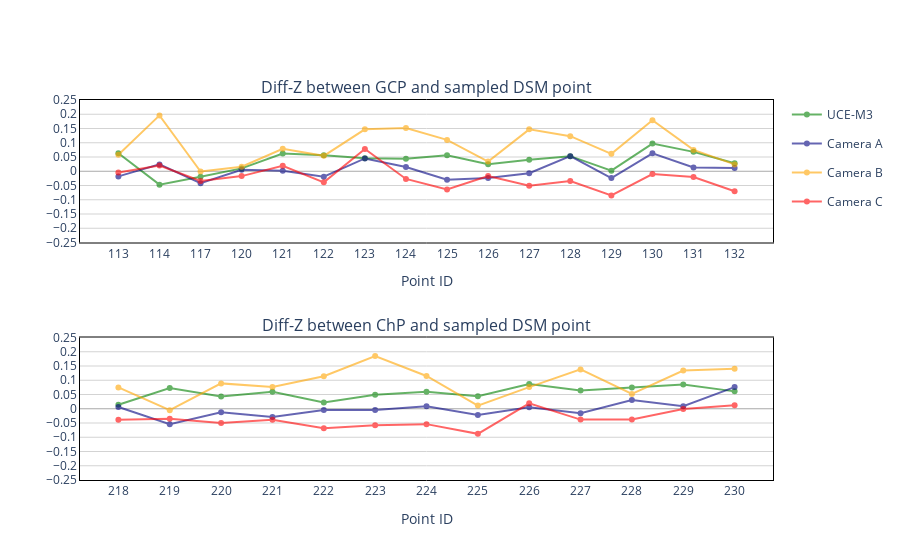

The code cell stored with this chart in its notebook:
### Code cell
# GCP
H_SURE_IGI_UM2_GCP = [-0.004, 0.020, -0.034, -0.017, 0.019, -0.039, 0.078, -
                      0.027, -0.064, -0.017, -0.051, -0.034, -0.085, -0.010, -0.020, -0.070]
H_SURE_UCE_M3_GCP = [0.063, -0.047, -0.019, 0.010, 0.062, 0.056, 0.046,
                     0.044, 0.056, 0.025, 0.040, 0.053, 0.002, 0.097, 0.068, 0.028]
H_SURE_UCE_4_GCP = [-0.018, 0.024, -0.042, 0.005, 0.002, -0.019, 0.045,
                    0.015, -0.030, -0.024, -0.007, 0.053, -0.024, 0.063, 0.013, 0.011]
H_SURE_DMC_4_GCP = [0.058,  0.196, -0.001, 0.016, 0.079, 0.054, 0.147,
                    0.152, 0.110, 0.034, 0.147, 0.123, 0.061, 0.179, 0.075, 0.024]
# ChP
H_SURE_IGI_UM2_CP = [-0.039, -0.035, -0.050, -0.039, -0.068, -
                     0.058, -0.054, -0.088, 0.019, -0.038, -0.038, -0.001, 0.012]
H_SURE_UCE_M3_CP = [0.014, 0.073, 0.043, 0.060, 0.022,
                    0.049, 0.060, 0.044, 0.087, 0.064, 0.075, 0.085, 0.061]
H_SURE_UCE_4_CP = [0.006, -0.054, -0.012, -0.029, -0.004, -
                   0.004, 0.009, -0.022, 0.005, -0.016, 0.031, 0.009, 0.076]
H_SURE_DMC_4_CP = [0.075, -0.005, 0.089, 0.076, 0.114,
                   0.185, 0.115, 0.011, 0.076, 0.138, 0.052, 0.134, 0.140]
# Plot
colors = ['green', 'navy', 'orange', 'red']
gcp_ind = [x for x in np.arange(113, 133, 1) if x not in [
    115, 116, 118, 119]]
cp_ind = [x for x in np.arange(218, 231, 1)]
# op_ind = np.append(gcp_ind, cp_ind)
x_axis_1 = np.arange(0, len(gcp_ind))
x_axis_2 = np.arange(0, len(cp_ind))
fig = fig = make_subplots(rows=2, cols=1, subplot_titles=[
    "Diff-Z between GCP and sampled DSM point", "Diff-Z between ChP and sampled DSM point"])
fig.append_trace(go.Scatter(
    name="UCE-M3",
    x=x_axis_1,
    y=H_SURE_UCE_M3_GCP,
    mode="lines+markers",
    legendgroup="UCE-M3",
    showlegend=True,
    marker_color=colors[0]
),
    row=1,
    col=1
)
fig.append_trace(go.Scatter(
    name="Camera A",
    x=x_axis_1,
    y=H_SURE_UCE_4_GCP,
    mode="lines+markers",
    legendgroup="UCE-4",
    showlegend=True,
    marker_color=colors[1]
),
    row=1,
    col=1
)
fig.append_trace(go.Scatter(
    name="Camera B",
    x=x_axis_1,
    y=H_SURE_DMC_4_GCP,
    mode="lines+markers",
    legendgroup="DMC-4",
    showlegend=True,
    marker_color=colors[2]
),
    row=1,
    col=1
)
fig.append_trace(go.Scatter(
    name="Camera C",
    x=x_axis_1,
    y=H_SURE_IGI_UM2_GCP,
    mode="lines+markers",
    legendgroup="UM-2",
    showlegend=True,
    marker_color=colors[3]
),
    row=1,
    col=1
)


fig.append_trace(go.Scatter(
    name="UCE-M3",
    x=x_axis_2,
    y=H_SURE_UCE_M3_CP,
    mode="lines+markers",
    legendgroup="UCE-M3",
    showlegend=False,
    marker_color=colors[0]
),
    row=2,
    col=1
)
fig.append_trace(go.Scatter(
    name="UCE-4",
    x=x_axis_2,
    y=H_SURE_UCE_4_CP,
    mode="lines+markers",
    legendgroup="UCE-4",
    showlegend=False,
    marker_color=colors[1]
),
    row=2,
    col=1
)
fig.append_trace(go.Scatter(
    name="DMC-4",
    x=x_axis_2,
    y=H_SURE_DMC_4_CP,
    mode="lines+markers",
    legendgroup="DMC-4",
    showlegend=False,
    marker_color=colors[2]
),
    row=2,
    col=1
)
fig.append_trace(go.Scatter(
    name="UM-2",
    x=x_axis_2,
    y=H_SURE_IGI_UM2_CP,
    mode="lines+markers",
    legendgroup="UM-2",
    showlegend=False,
    marker_color=colors[3]
),
    row=2,
    col=1
)

fig.update_traces(opacity=0.6)
fig.update_layout(
    plot_bgcolor = 'white',
    xaxis1={"title": "Point ID",
            "ticktext": [str(id) for id in gcp_ind],
            "tickvals": x_axis_1,
            "showgrid": False,
            "zeroline": False, 
            "showline": True,
            "linewidth": 1, 
            "linecolor": "black", 
            "mirror": True},
    xaxis2={"title": "Point ID",
            "ticktext": [str(id) for id in cp_ind],
            "tickvals": x_axis_2,
            "showgrid": False,
            "zeroline": False,
            "showline": True,
            "linewidth": 1, 
            "linecolor": "black", 
            "mirror": True},
    yaxis1={"range": [-0.25, 0.25], "dtick": 0.05,
            "showgrid": True, "gridcolor": "lightgray",
            "zeroline": True, "zerolinecolor": 'darkgray', "zerolinewidth": 1,
            "showline": True, "linewidth": 1, "linecolor": "black", "mirror": True},
    yaxis2={"range": [-0.25, 0.25], "dtick": 0.05,
            "showgrid": True, "gridcolor": "lightgray",
            "zeroline": True, "zerolinecolor": 'darkgray', "zerolinewidth": 1,
            "showline": True, "linewidth": 1, "linecolor": "black", "mirror": True},
    # autosize=True
)
fig.show()
fig.write_html("./Results/diffZ_DSM_PT.html")

### Figure 1 — Plotly figure (JSON) as saved in the notebook; plotly's stock layout.template omitted (floating-point values rounded to 4 significant figures)
{"data": [{"legendgroup": "UCE-M3", "marker": {"color": "green"}, "mode": "lines+markers", "name": "UCE-M3", "opacity": 0.6, "showlegend": true, "type": "scatter", "x": [0, 1, 2, 3, 4, 5, 6, 7, 8, 9, 10, 11, 12, 13, 14, 15], "xaxis": "x", "y": [0.063, -0.047, -0.019, 0.01, 0.062, 0.056, 0.046, 0.044, 0.056, 0.025, 0.04, 0.053, 0.002, 0.097, 0.068, 0.028], "yaxis": "y"}, {"legendgroup": "UCE-4", "marker": {"color": "navy"}, "mode": "lines+markers", "name": "Camera A", "opacity": 0.6, "showlegend": true, "type": "scatter", "x": [0, 1, 2, 3, 4, 5, 6, 7, 8, 9, 10, 11, 12, 13, 14, 15], "xaxis": "x", "y": [-0.018, 0.024, -0.042, 0.005, 0.002, -0.019, 0.045, 0.015, -0.03, -0.024, -0.007, 0.053, -0.024, 0.063, 0.013, 0.011], "yaxis": "y"}, {"legendgroup": "DMC-4", "marker": {"color": "orange"}, "mode": "lines+markers", "name": "Camera B", "opacity": 0.6, "showlegend": true, "type": "scatter", "x": [0, 1, 2, 3, 4, 5, 6, 7, 8, 9, 10, 11, 12, 13, 14, 15], "xaxis": "x", "y": [0.058, 0.196, -0.001, 0.016, 0.079, 0.054, 0.147, 0.152, 0.11, 0.034, 0.147, 0.123, 0.061, 0.179, 0.075, 0.024], "yaxis": "y"}, {"legendgroup": "UM-2", "marker": {"color": "red"}, "mode": "lines+markers", "name": "Camera C", "opacity": 0.6, "showlegend": true, "type": "scatter", "x": [0, 1, 2, 3, 4, 5, 6, 7, 8, 9, 10, 11, 12, 13, 14, 15], "xaxis": "x", "y": [-0.004, 0.02, -0.034, -0.017, 0.019, -0.039, 0.078, -0.027, -0.064, -0.017, -0.051, -0.034, -0.085, -0.01, -0.02, -0.07], "yaxis": "y"}, {"legendgroup": "UCE-M3", "marker": {"color": "green"}, "mode": "lines+markers", "name": "UCE-M3", "opacity": 0.6, "showlegend": false, "type": "scatter", "x": [0, 1, 2, 3, 4, 5, 6, 7, 8, 9, 10, 11, 12], "xaxis": "x2", "y": [0.014, 0.073, 0.043, 0.06, 0.022, 0.049, 0.06, 0.044, 0.087, 0.064, 0.075, 0.085, 0.061], "yaxis": "y2"}, {"legendgroup": "UCE-4", "marker": {"color": "navy"}, "mode": "lines+markers", "name": "UCE-4", "opacity": 0.6, "showlegend": false, "type": "scatter", "x": [0, 1, 2, 3, 4, 5, 6, 7, 8, 9, 10, 11, 12], "xaxis": "x2", "y": [0.006, -0.054, -0.012, -0.029, -0.004, -0.004, 0.009, -0.022, 0.005, -0.016, 0.031, 0.009, 0.076], "yaxis": "y2"}, {"legendgroup": "DMC-4", "marker": {"color": "orange"}, "mode": "lines+markers", "name": "DMC-4", "opacity": 0.6, "showlegend": false, "type": "scatter", "x": [0, 1, 2, 3, 4, 5, 6, 7, 8, 9, 10, 11, 12], "xaxis": "x2", "y": [0.075, -0.005, 0.089, 0.076, 0.114, 0.185, 0.115, 0.011, 0.076, 0.138, 0.052, 0.134, 0.14], "yaxis": "y2"}, {"legendgroup": "UM-2", "marker": {"color": "red"}, "mode": "lines+markers", "name": "UM-2", "opacity": 0.6, "showlegend": false, "type": "scatter", "x": [0, 1, 2, 3, 4, 5, 6, 7, 8, 9, 10, 11, 12], "xaxis": "x2", "y": [-0.039, -0.035, -0.05, -0.039, -0.068, -0.058, -0.054, -0.088, 0.019, -0.038, -0.038, -0.001, 0.012], "yaxis": "y2"}], "layout": {"annotations": [{"font": {"size": 16}, "showarrow": false, "text": "Diff-Z between GCP and sampled DSM point", "x": 0.5, "xanchor": "center", "xref": "paper", "y": 1, "yanchor": "bottom", "yref": "paper"}, {"font": {"size": 16}, "showarrow": false, "text": "Diff-Z between ChP and sampled DSM point", "x": 0.5, "xanchor": "center", "xref": "paper", "y": 0.375, "yanchor": "bottom", "yref": "paper"}], "plot_bgcolor": "white", "xaxis": {"anchor": "y", "domain": [0, 1], "linecolor": "black", "linewidth": 1, "mirror": true, "showgrid": false, "showline": true, "ticktext": ["113", "114", "117", "120", "121", "122", "123", "124", "125", "126", "127", "128", "129", "130", "131", "132"], "tickvals": [0, 1, 2, 3, 4, 5, 6, 7, 8, 9, 10, 11, 12, 13, 14, 15], "title": {"text": "Point ID"}, "zeroline": false}, "xaxis2": {"anchor": "y2", "domain": [0, 1], "linecolor": "black", "linewidth": 1, "mirror": true, "showgrid": false, "showline": true, "ticktext": ["218", "219", "220", "221", "222", "223", "224", "225", "226", "227", "228", "229", "230"], "tickvals": [0, 1, 2, 3, 4, 5, 6, 7, 8, 9, 10, 11, 12], "title": {"text": "Point ID"}, "zeroline": false}, "yaxis": {"anchor": "x", "domain": [0.625, 1], "dtick": 0.05, "gridcolor": "lightgray", "linecolor": "black", "linewidth": 1, "mirror": true, "range": [-0.25, 0.25], "showgrid": true, "showline": true, "zeroline": true, "zerolinecolor": "darkgray", "zerolinewidth": 1}, "yaxis2": {"anchor": "x2", "domain": [0, 0.375], "dtick": 0.05, "gridcolor": "lightgray", "linecolor": "black", "linewidth": 1, "mirror": true, "range": [-0.25, 0.25], "showgrid": true, "showline": true, "zeroline": true, "zerolinecolor": "darkgray", "zerolinewidth": 1}}}
